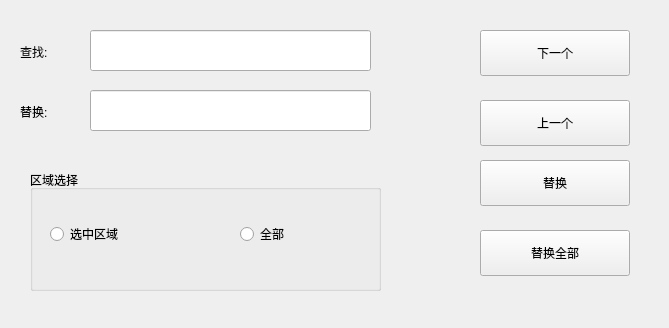
<?xml version="1.0" encoding="UTF-8"?>
<ui version="4.0">
 <class>Form</class>
 <widget class="QWidget" name="Form">
  <property name="geometry">
   <rect>
    <x>0</x>
    <y>0</y>
    <width>669</width>
    <height>328</height>
   </rect>
  </property>
  <property name="windowTitle">
   <string>Form</string>
  </property>
  <widget class="QLineEdit" name="lineEdit">
   <property name="geometry">
    <rect>
     <x>90</x>
     <y>30</y>
     <width>281</width>
     <height>41</height>
    </rect>
   </property>
  </widget>
  <widget class="QLabel" name="label_2">
   <property name="geometry">
    <rect>
     <x>20</x>
     <y>100</y>
     <width>61</width>
     <height>24</height>
    </rect>
   </property>
   <property name="text">
    <string>替换:</string>
   </property>
  </widget>
  <widget class="QPushButton" name="pushButton">
   <property name="geometry">
    <rect>
     <x>480</x>
     <y>30</y>
     <width>150</width>
     <height>46</height>
    </rect>
   </property>
   <property name="text">
    <string>下一个</string>
   </property>
  </widget>
  <widget class="QLabel" name="label">
   <property name="geometry">
    <rect>
     <x>20</x>
     <y>40</y>
     <width>61</width>
     <height>24</height>
    </rect>
   </property>
   <property name="text">
    <string>查找:</string>
   </property>
  </widget>
  <widget class="QPushButton" name="pushButton_3">
   <property name="geometry">
    <rect>
     <x>480</x>
     <y>160</y>
     <width>150</width>
     <height>46</height>
    </rect>
   </property>
   <property name="text">
    <string>替换</string>
   </property>
  </widget>
  <widget class="QPushButton" name="pushButton_4">
   <property name="geometry">
    <rect>
     <x>480</x>
     <y>230</y>
     <width>150</width>
     <height>46</height>
    </rect>
   </property>
   <property name="text">
    <string>替换全部</string>
   </property>
  </widget>
  <widget class="QLineEdit" name="lineEdit_2">
   <property name="geometry">
    <rect>
     <x>90</x>
     <y>90</y>
     <width>281</width>
     <height>41</height>
    </rect>
   </property>
  </widget>
  <widget class="QPushButton" name="pushButton_2">
   <property name="geometry">
    <rect>
     <x>480</x>
     <y>100</y>
     <width>150</width>
     <height>46</height>
    </rect>
   </property>
   <property name="text">
    <string>上一个</string>
   </property>
  </widget>
  <widget class="QGroupBox" name="groupBox">
   <property name="geometry">
    <rect>
     <x>30</x>
     <y>170</y>
     <width>351</width>
     <height>121</height>
    </rect>
   </property>
   <property name="title">
    <string>区域选择</string>
   </property>
   <widget class="QRadioButton" name="radioButton">
    <property name="geometry">
     <rect>
      <x>20</x>
      <y>50</y>
      <width>141</width>
      <height>28</height>
     </rect>
    </property>
    <property name="text">
     <string>选中区域</string>
    </property>
   </widget>
   <widget class="QRadioButton" name="radioButton_2">
    <property name="geometry">
     <rect>
      <x>210</x>
      <y>50</y>
      <width>91</width>
      <height>28</height>
     </rect>
    </property>
    <property name="text">
     <string>全部</string>
    </property>
   </widget>
  </widget>
 </widget>
 <resources/>
 <connections/>
</ui>
